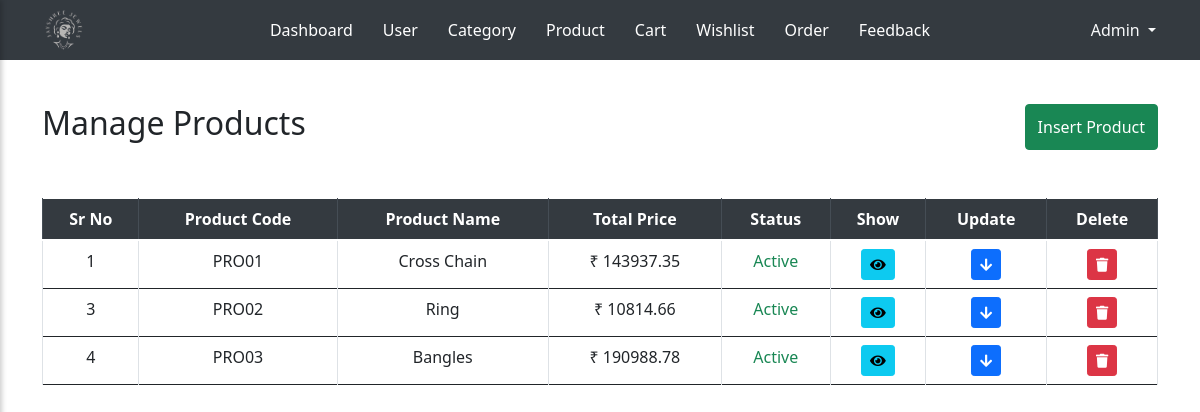
Before: /admin/product.php with the older database file.
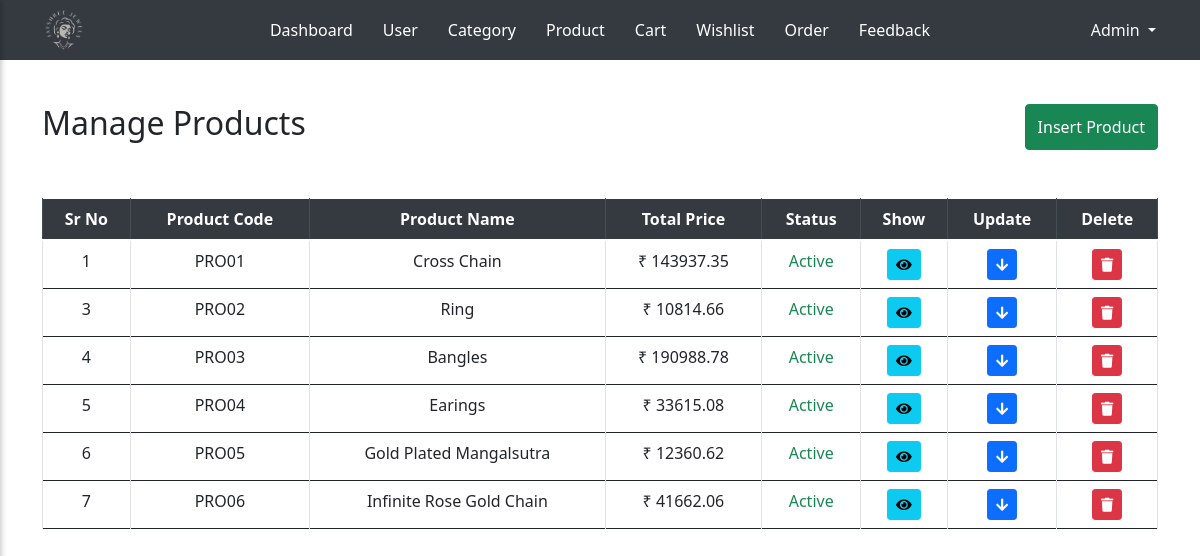
After: the same page with the newer database file.
### tables this page shows
CREATE TABLE `product_tbl` (
  `p_id` int(10) NOT NULL,
  `p_code` varchar(10) NOT NULL,
  `p_name` varchar(100) NOT NULL,
  `p_c_code` varchar(10) NOT NULL,
  `p_type` varchar(30) NOT NULL,
  `p_gross_weight` decimal(10,3) NOT NULL,
  `p_diamond_weight` decimal(5,3) NOT NULL,
  `p_diamond_pices` int(5) NOT NULL,
  `p_purity` varchar(50) NOT NULL,
  `p_gold_weight` decimal(5,2) NOT NULL,
  `p_gold_price` decimal(10,2) NOT NULL,
  `p_diamond_price` decimal(10,2) NOT NULL,
  `p_making_charge` decimal(10,2) NOT NULL,
  `p_overhead_charges` decimal(10,2) NOT NULL,
  `p_base_price` decimal(10,2) NOT NULL,
  `p_tax` decimal(10,2) NOT NULL,
  `p_total_price` decimal(10,2) NOT NULL,
  `p_diamond_color` varchar(30) NOT NULL,
  `p_stock` int(5) NOT NULL,
  `p_image` varchar(100) NOT NULL,
  `p_status` varchar(10) NOT NULL
);

### admin/product.php (the view, shortened to what this page needs)
<?php
include_once 'header.php';
include_once '../conn.php';
?>
<div class="container mt-5 pt-2">
    <div class="row mt-5 mb-4">
        <div class="col-12 col-md-6 d-flex justify-content-center justify-content-md-start mb-2 mb-md-0">
            <h2 class="text-center text-md-left">Manage Products</h2>
        </div>
        <div class="col-12 col-md-6 d-flex justify-content-center justify-content-md-end">
            <button id="toggleFormBtnI" class="btn btn-success">Insert Product</button>
        </div>
    </div>
    <div class="row mt-5">
        <div class="col-12">
            <div class="table-responsive">
                <?php
                $q = "select * from product_tbl";
                $result = mysqli_query($con, $q);
                ?>
                <table class="table table-bordered text-center align-middle">
                    <thead class="thead-dark">
                        <tr>
                            <th scope="col">Sr No</th>
                            <th scope="col">Product Code</th>
                            <th scope="col">Product Name</th>
                            <th scope="col">Total Price</th>
                            <th scope="col">Status</th>
                            <th scope="col">Show</th>
                            <th scope="col">Update</th>
                            <th scope="col">Delete</th>
                        </tr>
                    </thead>
                    <tbody>
                        <?php
                        while ($r = mysqli_fetch_assoc($result)) {
                            ?>
                            <tr>
                                <td><?php echo $r['p_id']; ?></td>
                                <td><?php echo $r['p_code']; ?></td>
                                <td><?php echo $r['p_name']; ?></td>
                                <td>₹ <?php echo $r['p_total_price']; ?></td>
                                <td><span class="status-text <?php echo ($r['p_status'] == 'Inactive') ? 'text-danger' : 'text-success'; ?>"><?php echo $r['p_status']; ?>
                                </td>
                                <td>
                                    <button class="btn btn-info btn-sm show-btn"
                                        data-target="#detailRow<?php echo $r['p_id']; ?>"><i
                                            class="fas fa-eye"></i></button>
                                </td>
                                <td><button class="btn btn-primary btn-sm update-btn"
                                        data-target-update="#updateRow<?php echo $r['p_id']; ?>"><i
                                            class="fas fa-arrow-down "></button></td>
                                <td>
                                    <form method="POST" action="">
                                        <button type="submit" name="delete" class="btn btn-danger btn-sm"
                                            onclick="return confirm('Are you sure you want to delete this record?');">
                                            <i class="fas fa-trash"></i>
                                        </button>
                                    </form>
                                </td>
                            </tr>
                            <?php
                        }
                        ?>
                    </tbody>
                </table>
            </div>
        </div>
    </div>
    </body>
    </html>

Changed rows visible on the page:
added product_tbl: p_id "5", p_code "PRO04", p_name "Earings", p_total_price "33615.08", p_status "Active"
added product_tbl: p_id "6", p_code "PRO05", p_name "Gold Plated Mangalsutra", p_total_price "12360.62", p_status "Active"
added product_tbl: p_id "7", p_code "PRO06", p_name "Infinite Rose Gold Chain", p_total_price "41662.06", p_status "Active"
